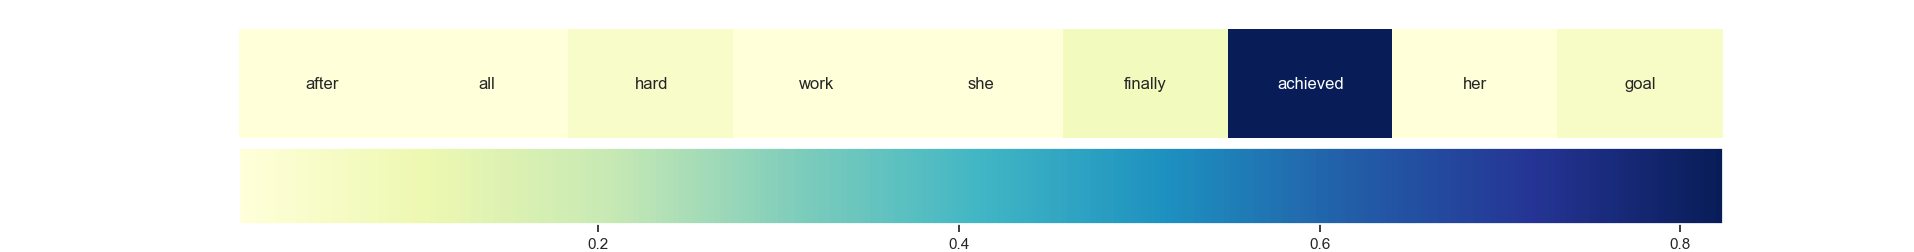

Recreate this plot in Python.
# -*- coding: utf-8 -*-
"""
Created on Thu Jun 25 13:53:07 2020

@author: Pei-yuChen
"""

#%% not tested yet
##### han vis #####
from util.preprocessing import text_preprocessing
from keras.preprocessing.sequence import pad_sequences
from keras.models import Model

def encode_texts(texts):
	encoded_texts = np.zeros((len(texts), MAX_SENTS, MAX_SENT_LENGTH))
	for i, text in enumerate(texts):
		encoded_text = np.array(pad_sequences(
			make_token.texts_to_sequences(text), 
			maxlen=MAX_SENT_LENGTH))[:MAX_SENTS]
		encoded_texts[i][-len(encoded_text):] = encoded_text
	return encoded_texts

def encode_input(x, log=False):
	x = np.array(x)
	if not x.shape:
		x = np.expand_dims(x, 0)
	texts = np.array([text_preprocessing(text) for text in x])
	return encode_texts(texts)

text = "Today is a great day! Because I got a job offer."
normalized_text = text_preprocessing(text)
encoded_text = encode_input(text)[0]


# get word activations
word_attention_model = model.get_layer('time_distributed_1').layer
hidden_word_encoding_out = Model(inputs=word_attention_model.input,
                                 outputs=word_attention_model.get_layer('dense_transform_w').output)
hidden_word_encodings = hidden_word_encoding_out.predict(encoded_text)
word_context = word_attention_model.get_layer('word_attention').get_weights()[0]
u_wattention = encoded_text*np.exp(np.squeeze(np.dot(hidden_word_encodings, word_context)))

reverse_word_index = {value:key for key,value in make_token.word_index.items()}
    
# generate word, activation pairs
nopad_encoded_text = encoded_text[-len(normalized_text):]
nopad_encoded_text = [list(filter(lambda x: x > 0, sentence)) for sentence in nopad_encoded_text]
reconstructed_texts = [[reverse_word_index[int(i)] 
                        for i in sentence] for sentence in nopad_encoded_text]
nopad_wattention = u_wattention[-len(normalized_text):]
nopad_wattention = nopad_wattention/np.expand_dims(np.sum(nopad_wattention, -1), -1)
nopad_wattention = np.array([attention_seq[-len(sentence):] 
                             for attention_seq, sentence in zip(nopad_wattention, nopad_encoded_text)])

word_activation_maps = []
for i, text in enumerate(reconstructed_texts):
			word_activation_maps.append(list(zip(text, nopad_wattention[i])))

# get sentence activations
hidden_sentence_encoding_out = Model(inputs=model.input,
                                     outputs=model.get_layer('dense_transform_s').output)
hidden_sentence_encodings = np.squeeze(
    hidden_sentence_encoding_out.predict(np.expand_dims(encoded_text, 0)), 0)
sentence_context = model.get_layer('sentence_attention').get_weights()[0]
u_sattention = np.exp(np.squeeze(np.dot(hidden_sentence_encodings, sentence_context), -1))

nopad_sattention = u_sattention[-len(normalized_text):]

nopad_sattention = nopad_sattention/np.expand_dims(np.sum(nopad_sattention, -1), -1)

activation_map = list(zip(word_activation_maps, nopad_sattention))	

#抽句子
doc_word = []
for i in range(len(activation_map)):
    sent_word = []
    for j in range(len(activation_map[i][0])):
        word = activation_map[i][0][j][0]
        sent_word.append(word)
    doc_word.append(sent_word)

#抽重量
doc_weight = []
for i in range(len(activation_map)):
    word_weight = []
    for j in range(len(activation_map[i][0])):
        word = activation_map[i][0][j][1]
        word_weight.append(word)
    doc_weight.append(word_weight)

#抽句重
sent_weight = []
for i in range(len(activation_map[0])):
    word = activation_map[i][1]
    sent_weight.append(word)

x = np.array(doc_weight)
reshape_weight = []
for i in range(len(x)):
    a = np.array(x[i]).reshape(1, len(x[i]))
    reshape_weight.append(a)

w = np.array(doc_word)
reshape_word = []
for i in range(len(w)):
    a = np.array(w[i]).reshape(1, len(w[i]))
    reshape_word.append(a)

import seaborn as sns
import matplotlib.pyplot as plt
#plt.figure(figsize=(5, 0.1))


nrows = len(reshape_weight)
fig, axes = plt.subplots(nrows=nrows, figsize=(10, 1.5))    
for i in range(len(reshape_weight)):
    sns.heatmap(reshape_weight[i], ax=axes[i], cbar=False, 
            cmap="YlGnBu", annot=reshape_word[i], fmt = '',
            xticklabels=False, yticklabels=False)
fig.colorbar(axes[0].collections[0], ax=axes, location="right", aspect=20)
plt.show()

##### end han vis #####







#%% not tested yet

##### attention vis #####
from util.preprocessing import text_preprocessing
from keras.preprocessing.sequence import pad_sequences
from keras.models import Model
from nltk.tokenize import word_tokenize

def encode_texts(texts):
	encoded_texts = np.zeros((len(texts), 1, max_length))
	for i, text in enumerate(texts):
		encoded_text = np.array(pad_sequences(
			make_token.texts_to_sequences(text), 
			maxlen=max_length))[:1]
		encoded_texts[i][-len(encoded_text):] = encoded_text
	return encoded_texts

def encode_input(x, log=False):
	texts = np.array([[text_preprocessing(x)]])
	return encode_texts(texts)

text = "After all the hard work, she finally achieved her goal"
normalized_text = text_preprocessing(text)
encoded_text = encode_input(text)[0]


# get word activations

hidden_word_encoding_out = Model(inputs=model.input,
                                 outputs=model.get_layer('dense_transform_w').output)
hidden_word_encodings = hidden_word_encoding_out.predict(encoded_text)
word_context = model.get_layer('word_attention').get_weights()[0]
u_wattention = encoded_text*np.exp(np.squeeze(np.dot(hidden_word_encodings, word_context)))

reverse_word_index = {value:key for key,value in make_token.word_index.items()}
    
# generate word, activation pairs
nopad_encoded_text = encoded_text[-len(normalized_text):]
nopad_encoded_text = [list(filter(lambda x: x > 0, sentence)) for sentence in nopad_encoded_text]
reconstructed_texts = [[reverse_word_index[int(i)] 
                        for i in sentence] for sentence in nopad_encoded_text]
nopad_wattention = u_wattention[-len(normalized_text):]
nopad_wattention = nopad_wattention/np.expand_dims(np.sum(nopad_wattention, -1), -1)
nopad_wattention = np.array([attention_seq[-len(sentence):] 
                             for attention_seq, sentence in zip(nopad_wattention, nopad_encoded_text)])

word_activation_maps = []
for i, text in enumerate(reconstructed_texts):
			word_activation_maps.append(list(zip(text, nopad_wattention[i])))

#抽句子
doc_word = []
for i in range(len(word_activation_maps[0])):
    word = word_activation_maps[0][i][0]
    doc_word.append(word)

#抽重量
word_weight = []
for i in range(len(word_activation_maps[0])):
    weight = word_activation_maps[0][i][1]
    word_weight.append(weight)

x = np.array(word_weight)
word_weight=x.reshape(1,len(x))

x = np.array(doc_word)
doc_word=x.reshape(1,len(x))


import seaborn as sns
import matplotlib.pyplot as plt
#plt.figure(figsize=(5, 0.1))


fig, ax = plt.subplots(figsize=(10, 1))    
sns.heatmap(word_weight, ax=ax, cbar=True, 
            cmap="YlGnBu", annot=doc_word, fmt = '',
            xticklabels=False, yticklabels=False,
            cbar_kws={"orientation": "horizontal"},
            cbar_ax=fig.add_axes([-1, 0.3, .5, 0.3]))
plt.show()

##### end attention vis #####

from mpl_toolkits.axes_grid1.axes_divider import make_axes_locatable
from mpl_toolkits.axes_grid1.colorbar import colorbar

# Define two rows for subplots
# Use axes divider to put cbar on top
# plot heatmap without colorbar
fig, ax = plt.subplots(figsize=(10,1.5))    
ax = sns.heatmap(word_weight, ax=ax, cbar=False, 
            cmap="YlGnBu", annot=doc_word, fmt = '',
            xticklabels=False, yticklabels=False)
# split axes of heatmap to put colorbar
ax_divider = make_axes_locatable(ax)
# define size and padding of axes for colorbar
cax = ax_divider.append_axes('bottom', size = '70%', pad=0.1)
# make colorbar for heatmap. 
# Heatmap returns an axes obj but you need to get a mappable obj (get_children)
colorbar(ax.get_children()[0], cax = cax, orientation = 'horizontal')
# locate colorbar ticks
cax.xaxis.set_ticks_position('bottom')

plt.show()
